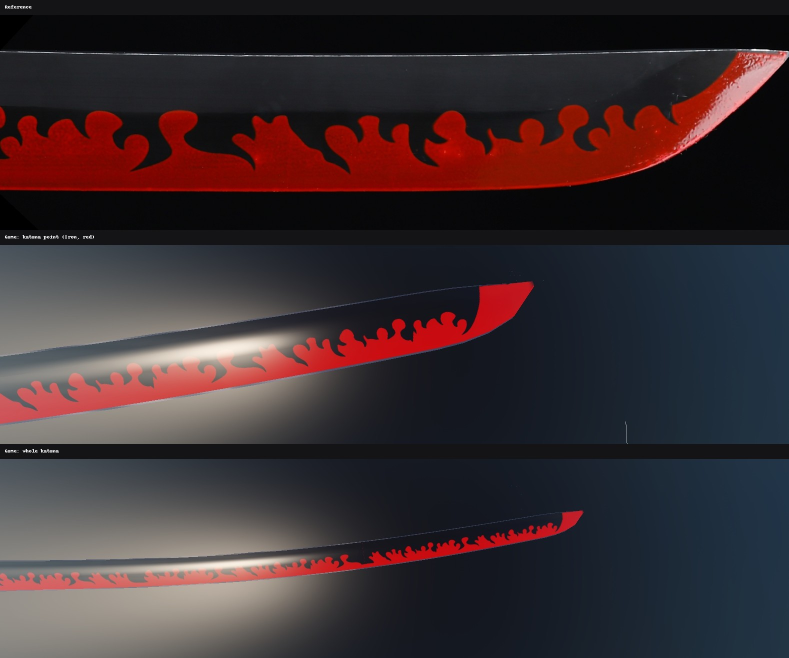
#> input picture Prototypes/etch/compare_ink.jpg, 1578 x 1316 px, given in place of curled-flame-reference.png, which was not available (shown at 1/2 size)
$ python compare_flat.py
#> lines starting #> are read from the running program, lines starting #| are printed output that depends on the picture; after the words box and inside, x2 and y2 are one past the last pixel; in counts of white or black regions, pixels touching at a corner belong together
### Prototypes/etch/flame_shape.py
"""The curled Flame's shape (Create Swords!, 2026-11-10): the band's top along a blade, the same code Shared/EtchPatterns
runs in the game (port any change there).

Traced from the reference (Allen: "What's so hard about copying the reference"): flame_trace.json is the photo's red /
black outline, straightened, in blade widths (u along toward the point, v up from the cutting edge), from
trace_reference.py. It repeats along the blade, end joined to start, each point placed by the local width (capped), from
its first deep dark tip. At the canvas's strip seams it breaks at a deep tip into plain band; the last run goes on into
the point, shrinking with the width, and the band runs out to the very tip.
(The hand-drawn attempts before it are in git history: they never got past 6/10 in side-by-side reviews.)
"""
import json, math, os

HERE = os.path.dirname(os.path.abspath(__file__))
BAND = 0.17             # plain band top at the guard, the seams and the point (fraction of the capped width)
FOOT = -0.06            # where the pieces reach below the edge line (off the canvas): no ink there
SIZE = 1.0              # the trace this much wider along the blade (1: the photo's own proportions)
SEAM = 0.12             # widths of plain band either side of a canvas strip seam (the texture wraps there)
END = 0.2               # the flames run into the point until the face is this share of its width where the point starts
STEPS = 8

TRACE = [tuple(p) for p in json.load(open(os.path.join(HERE, "flame_trace.json")))["points"]]
#> (reads Prototypes/etch/flame_trace.json from the repository)
# one copy's end joins the next copy's start through a small dip (a short dark tail), not a step
JOIN = 0.08
TRACE.append((TRACE[-1][0] + JOIN / 2, 0.20))
PERIOD = TRACE[-1][0] + JOIN / 2


def deep_tips(P):
    """Indices of the deep dark tips: the lowest point nearby, under 0.26 of the width."""
    out = []
    for i in range(1, len(P) - 1):
        near = [q[1] for q in P[max(0, i - 6):i + 7]]
        if P[i][1] < 0.26 and P[i][1] == min(near):
            out.append(i)
    return out


TIPS = deep_tips(TRACE)


# [16 lines left out: functions bez, piece, not called in this run]


FIT = (0.8, 1.25)       # how far a run of pieces may be squeezed or stretched to end at a seam or the point


# [66 lines left out: function boundary, not called in this run]

### Prototypes/etch/flame_overlay.py
"""Curled Flame vs the reference, layered (2026-11-10, Allen: "layer over the reference and analyze if it matches and
keep doing it until it does").

The reference is rotated flat (tip right, edge down); its blade face runs from the spine line to the edge line, about
380 px wide and nearly constant over the straight part. Its red is masked and resampled into face coordinates:
x in blade widths, w from the edge (0) to the spine (1). Our Flame is drawn from curled_flame_preview.flame_polys on a
straight blade of the same width, shifted along to the best fit, and laid over it.

Measured, both ways:
  coverage(w)   share of the face that is red at each height (the band, then the tongues thinning out)
  tongues/width red runs crossing the line w = 0.40, per blade width
  curl share    columns where the red is cut more than once (a pocket under a head, a hook)
  IoU           of the two masks in the tongue zone (w 0.30-0.75) at the best shift

Run:  python flame_overlay.py  -> flame_overlay.png next to this file, numbers printed
"""
import math, os
import numpy as np
from PIL import Image, ImageDraw, ImageFont

import curled_flame_preview as cf

HERE = os.path.dirname(os.path.abspath(__file__))
PX = 380                 # the reference face's width in its rotated image, px
X0, X1 = 250, 1850       # its straight stretch, before the kissaki
NW = 100                 # rows across the face in the resampled grids


def reference():
    im = Image.open(cf.REF).convert("RGB").rotate(-43, resample=Image.BICUBIC, expand=True)
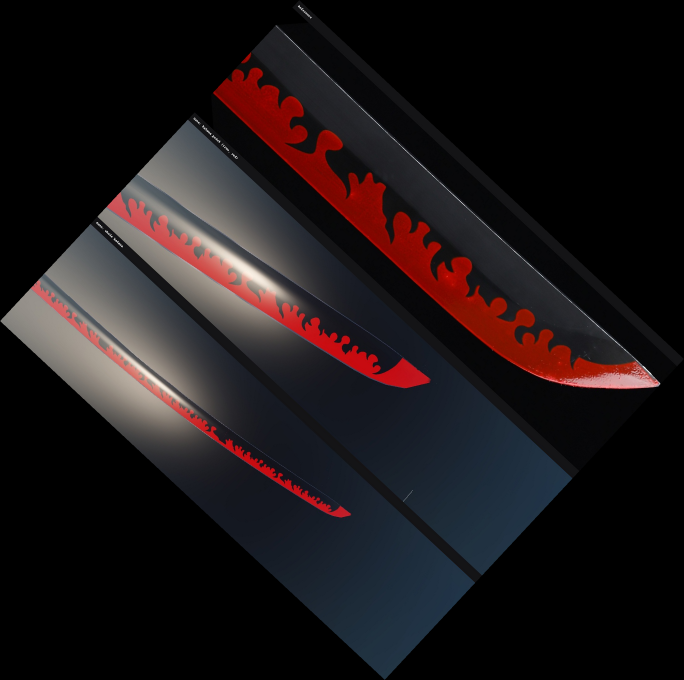
#> im: PIL image 2052x2040 RGB (shown at 1/3 size); mean R, G, B 29.4, 22.5, 24.1
    a = np.asarray(im).astype(int)
    R, G, B = a[..., 0], a[..., 1], a[..., 2]
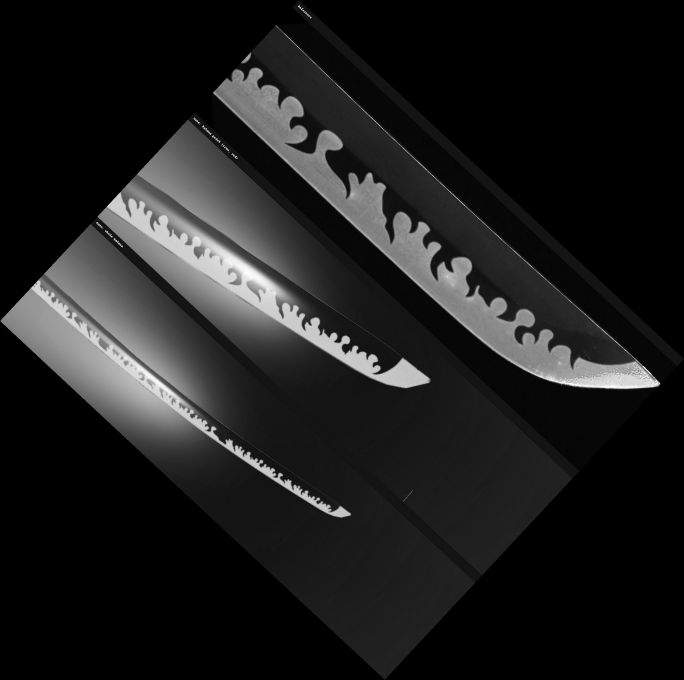
#> R: shape (2040, 2052) int64 (shown at 1/3 size); min 0, max 255, mean 29.4
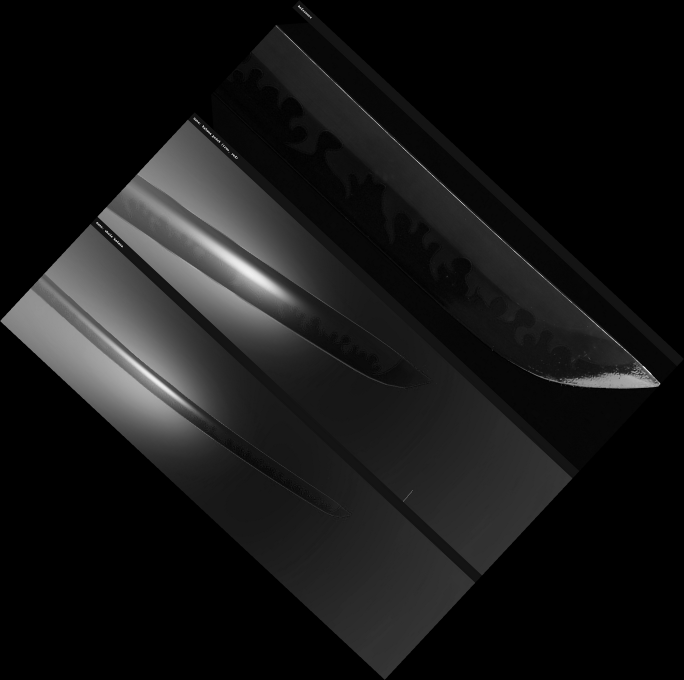
#> G: shape (2040, 2052) int64 (shown at 1/3 size); min 0, max 255, mean 22.5
    red = (R > 70) & (R > 2.0 * G) & (R > 2.0 * B)
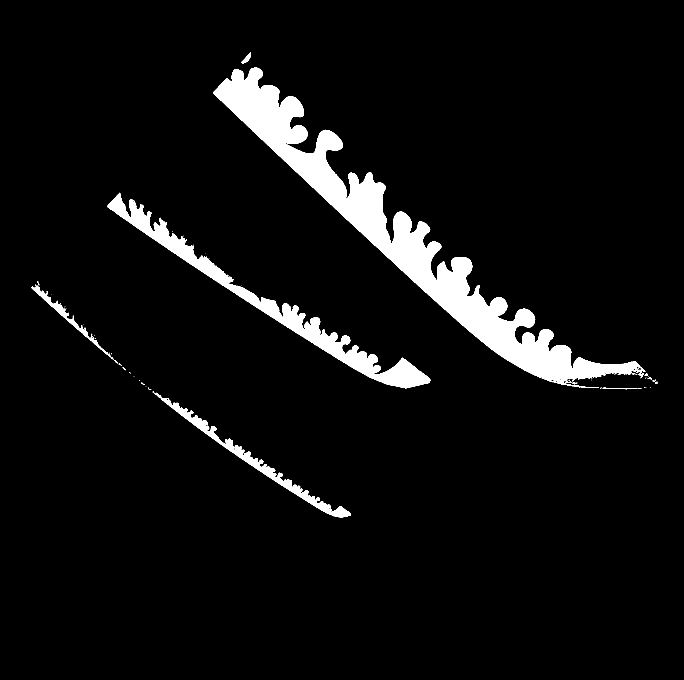
#> red: shape (2040, 2052) bool (shown at 1/3 size); 5.6% white; 65 white regions (50 under 20 px), largest, box (x1, y1, x2, y2) and area: (639, 203, 1936, 1164) 165392, (321, 578, 1291, 1165) 49943, (458, 1174, 1053, 1553) 14111
    bright = a.mean(axis=2)
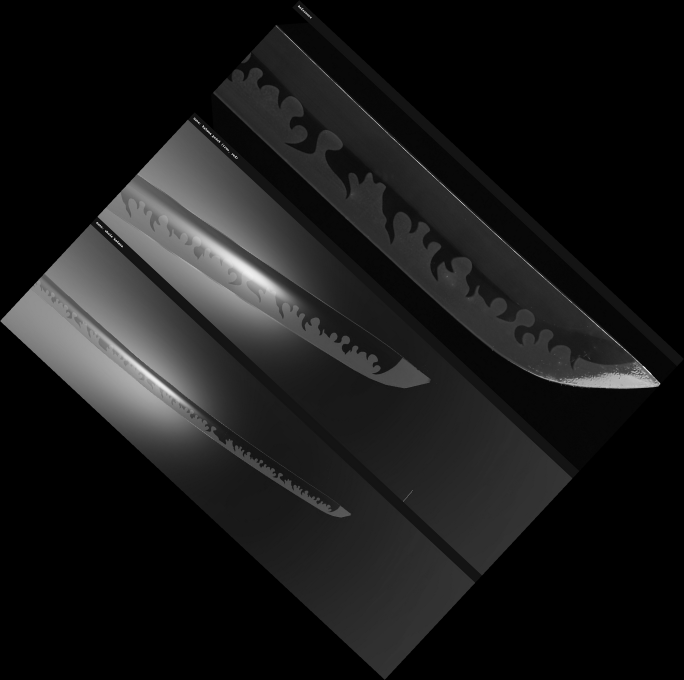
#> bright: shape (2040, 2052) float64 (shown at 1/3 size); min 0, max 255, mean 25.3
    cols = range(X0, X1)
    edge, spine = [], []
    for x in cols:
        ys = np.nonzero(red[1350:1700, x])[0]
        edge.append(1350 + ys.max())
        sp = np.nonzero(bright[1150:1450, x] > 70)[0]
        spine.append(1150 + sp[0])
#> after the loop, edge = []; spine = []
    edge = np.convolve(np.array(edge, float), np.ones(41) / 41, mode="same")
    spine = np.convolve(np.array(spine, float), np.ones(41) / 41, mode="same")
    edge[:20], edge[-20:] = edge[20], edge[-21]
    spine[:20], spine[-20:] = spine[20], spine[-21]
    width = float(np.median(edge - spine))
    n = X1 - X0
    grid = np.zeros((NW, n), bool)
    for j, x in enumerate(cols):
        for k in range(NW):
            w = (k + 0.5) / NW
            y = int(round(edge[j] - w * (edge[j] - spine[j])))
            grid[k, j] = red[y, x]
    face = np.zeros((NW * 4, n, 3), np.uint8)  # the reference's face, straightened, for the picture
    for j, x in enumerate(cols):
        for k in range(NW * 4):
            w = (k + 0.5) / (NW * 4)
            face[NW * 4 - 1 - k, j] = a[int(round(edge[j] - w * (edge[j] - spine[j]))), x]
    return grid, width, face


# [98 lines left out: functions ours, metrics, iou, main, not called in this run]


# [2 lines that do not run on import are left out]

### Prototypes/etch/compare_flat.py
"""Fair side-by-side for judging the curled Flame by eye: the reference's straight stretch, straightened (edge down),
above our Flame drawn on a straight blade of the same width and length, in the same red and dark, no outlines.
Run:  python compare_flat.py  -> compare_flat.png next to this file"""
import os
import numpy as np
from PIL import Image, ImageDraw, ImageFont
import curled_flame_preview as cf
import flame_overlay as fo

HERE = os.path.dirname(os.path.abspath(__file__))


def ours_image(n_px, h_px, shift):
    L = 40.0
    polys = cf.flame_polys(L, lambda x: 1.0, L - 1.0)
    SS = 3
    m = Image.new("L", (n_px * SS, h_px * SS), 0)
    d = ImageDraw.Draw(m)
    for poly in polys:
        d.polygon([((x - shift) * h_px * SS, (1 - y) * h_px * SS) for x, y in poly], fill=255)
    k = np.asarray(m.resize((n_px, h_px), Image.LANCZOS), np.float32)[..., None] / 255
    rows = np.linspace(1, 0, h_px)[:, None, None]
    dark = np.array([22, 22, 26]) + np.array([18, 18, 20]) * (rows > 0.62)  # the photo's lighter flat near the spine
    red = np.array([150, 12, 10]) + np.array([40, 6, 4]) * rows  # darker toward the edge, as in the photo
    return Image.fromarray(np.clip(dark * (1 - k) + red * k, 0, 255).astype(np.uint8))


def main(shift=6.0):
    _, width, face = fo.reference()
    ref = Image.fromarray(face)
    ours = ours_image(ref.width, ref.height, shift)
    try:
        font = ImageFont.truetype("arial.ttf", 22)
    except OSError:
        font = ImageFont.load_default()
    sheet = Image.new("RGB", (ref.width + 40, 2 * ref.height + 110), (230, 226, 218))
    d = ImageDraw.Draw(sheet)
    d.text((20, 10), "A: reference (straightened, edge down, 4.2 blade widths)", fill=(30, 30, 30), font=font)
    sheet.paste(ref, (20, 40))
    d.text((20, ref.height + 55), "B: curled Flame on a straight blade, same width and length", fill=(30, 30, 30), font=font)
    sheet.paste(ours, (20, ref.height + 85))
    out = os.path.join(HERE, "compare_flat.png")
    sheet.save(out)
    print(out)


if __name__ == "__main__":
#> (the run stopped early here; a loop or call above may not have finished)
